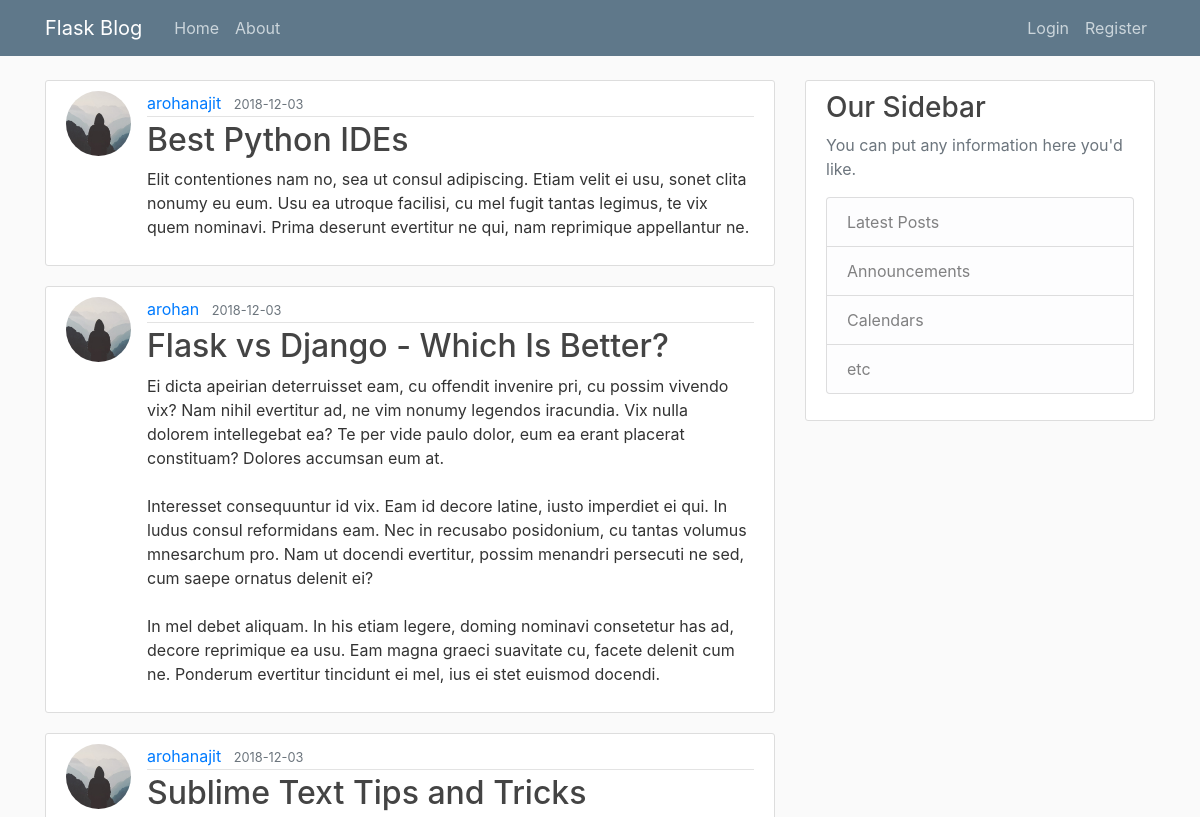
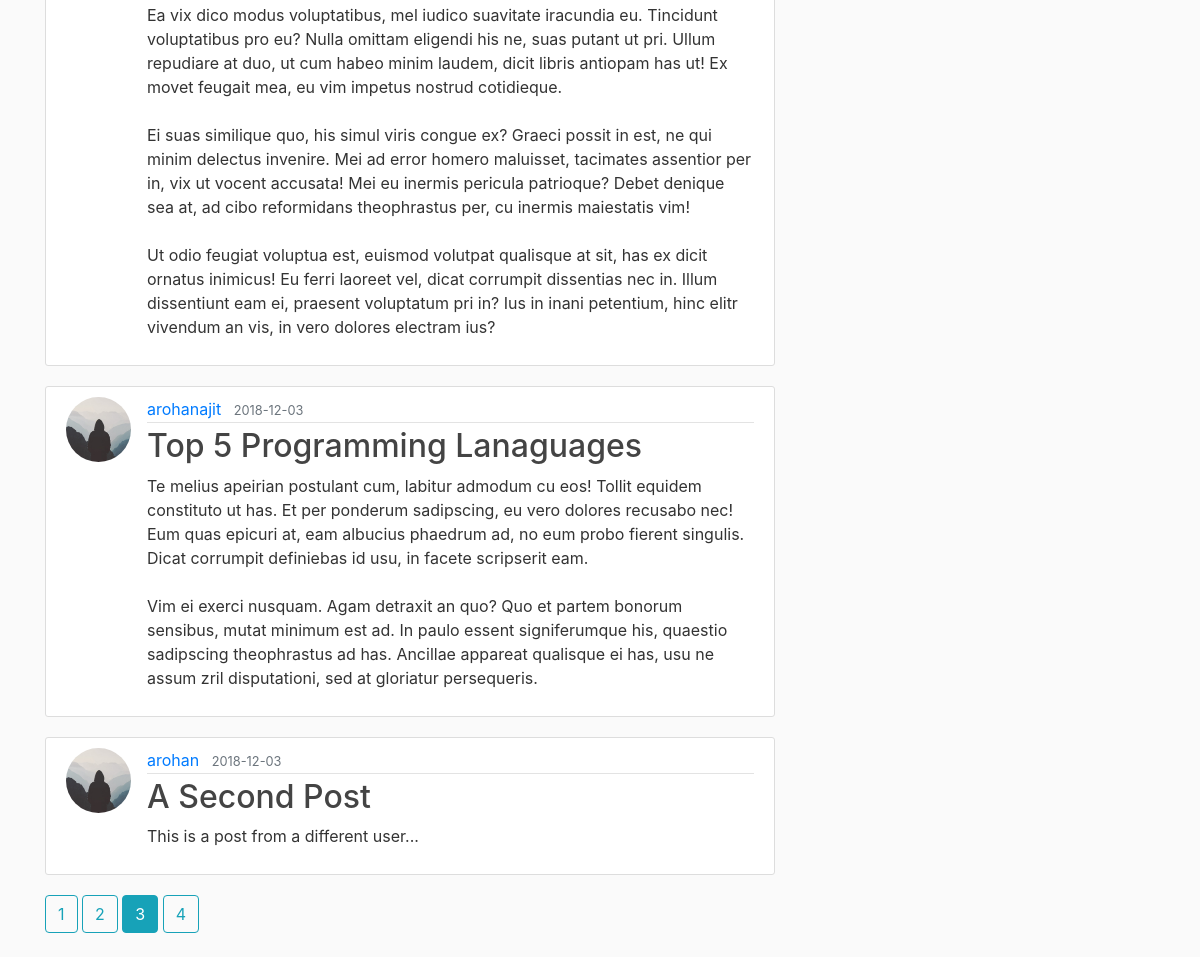
Screenshot of /home?page=3 with the database file from the repository (2 pictures, top to bottom).
### flaskblog/models.py (models this page shows, shortened)
class Post(db.Model):
    id = db.Column(db.Integer, primary_key=True)
    title = db.Column(db.String(100), nullable=False)
    date_posted = db.Column(db.DateTime, nullable=False,
                            default=datetime.utcnow)
    content = db.Column(db.Text, nullable=False)
    user_id = db.Column(db.Integer, db.ForeignKey('user.id'), nullable=False)

class User(db.Model, UserMixin):
    id = db.Column(db.Integer, primary_key=True)
    username = db.Column(db.String(20), unique=True, nullable=False)
    email = db.Column(db.String(120), unique=True, nullable=False)
    image = db.Column(db.String(20), nullable=False,
                           default='default.jpg')
    password = db.Column(db.String(60), nullable=False)
    posts = db.relationship('Post', backref='author', lazy=True)

### flaskblog/main/routes.py (the view)
@main.route("/")
@main.route("/home")
def home():
    page = request.args.get('page', 1, type=int)
    posts = Post.query.order_by(
        Post.date_posted.desc()).paginate(page=page, per_page=5)
    return render_template('home.html', posts=posts)

### flaskblog/templates/home.html
{% extends "layout.html" %}
{% block content %}
    {% for post in posts.items %}
        <article class="media content-section">
            <img class="rounded-circle article-img" src={{ url_for('static', filename='profile_pics/'+post.author.image)}}>
            <div class="media-body">
                <div class="article-metadata">
                    <a class="mr-2" href="{{ url_for('users.user_posts', username = post.author.username) }}">
                                    {{ post.author.username }}</a>
                    <small class="text-muted">{{ post.date_posted.strftime('%Y-%m-%d') }}</small>
                </div>
                <h2><a class="article-title" href="{{ url_for('posts.post', post_id=post.id) }}">{{ post.title }}</a></h2>
                <p class="article-content">{{ post.content }}</p>
            </div>
        </article>
    {% endfor %}
    {% for page_num in posts.iter_pages(left_edge=1, right_edge=1, left_current=1, right_current=2) %}
        {% if page_num %}
            {% if posts.page == page_num %}
                <a class="btn btn-info mb-4" href="{{url_for('main.home',page=page_num)}}">{{ page_num }}</a>
            {% else %}
                <a class="btn btn-outline-info mb-4" href="{{url_for('main.home',page=page_num)}}">{{ page_num }}</a>
            {% endif %}
        {% else %}
            ...
        {% endif %}
    {% endfor %}
{% endblock content %}

### flaskblog/static/main.css (style rules this page uses)
body { background: #fafafa; color: #333333; margin-top: 5rem; }
h1, h2, h3, h4, h5, h6 { color: #444444; }
.content-section { background: #ffffff; padding: 10px 20px; border: 1px solid #dddddd; border-radius: 3px; margin-bottom: 20px; }
.article-title { color: #444444; }
.article-content { white-space: pre-line; }
.article-img { height: 65px; width: 65px; margin-right: 16px; }
.article-metadata { padding-bottom: 1px; margin-bottom: 4px; border-bottom: 1px solid #e3e3e3 }

### rows the page displays
Post: image (placeholder picture), author.username "arohanajit", date_posted "2018-12-03", title "Best Python IDEs", content "Elit contentiones nam no, sea ut consul adipiscing. Etiam velit ei usu, sonet clita nonumy eu eum. Usu ea utroque facilisi, cu mel fugit tantas legimus, te vix quem nominavi. Prima deserunt evertitur ne qui, nam reprimique appellantur ne."
Post: image (placeholder picture), author.username "arohan", date_posted "2018-12-03", title "Flask vs Django - Which Is Better?", content "Ei dicta apeirian deterruisset eam, cu offendit invenire pri, cu possim vivendo vix? Nam nihil evertitur ad, ne vim nonumy legendos iracundia. Vix nulla dolorem intellegebat ea? Te per vide paulo dolor, eum ea erant placerat constituam? Dolores accumsan eum at. Interesset consequuntur id vix. Eam id decore latine, iusto imperdiet ei qui. In ludus consul reformidans eam. Nec in recusabo posidonium, cu tantas volumus mnesarchum pro. Nam ut docendi evertitur, possim menandri persecuti ne sed, cum saepe ornatus delenit ei? In mel debet aliquam. In his etiam legere, doming nominavi consetetur has ad, decore reprimique ea usu. Eam magna graeci suavitate cu, facete delenit cum ne. Ponderum…"
Post: image (placeholder picture), author.username "arohanajit", date_posted "2018-12-03", title "Sublime Text Tips and Tricks", content "Ea vix dico modus voluptatibus, mel iudico suavitate iracundia eu. Tincidunt voluptatibus pro eu? Nulla omittam eligendi his ne, suas putant ut pri. Ullum repudiare at duo, ut cum habeo minim laudem, dicit libris antiopam has ut! Ex movet feugait mea, eu vim impetus nostrud cotidieque. Ei suas similique quo, his simul viris congue ex? Graeci possit in est, ne qui minim delectus invenire. Mei ad error homero maluisset, tacimates assentior per in, vix ut vocent accusata! Mei eu inermis pericula patrioque? Debet denique sea at, ad cibo reformidans theophrastus per, cu inermis maiestatis vim! Ut odio feugiat voluptua est, euismod volutpat qualisque at sit, has ex dicit ornatus inimicus! Eu…"
Post: image (placeholder picture), author.username "arohanajit", date_posted "2018-12-03", title "Top 5 Programming Lanaguages", content "Te melius apeirian postulant cum, labitur admodum cu eos! Tollit equidem constituto ut has. Et per ponderum sadipscing, eu vero dolores recusabo nec! Eum quas epicuri at, eam albucius phaedrum ad, no eum probo fierent singulis. Dicat corrumpit definiebas id usu, in facete scripserit eam. Vim ei exerci nusquam. Agam detraxit an quo? Quo et partem bonorum sensibus, mutat minimum est ad. In paulo essent signiferumque his, quaestio sadipscing theophrastus ad has. Ancillae appareat qualisque ei has, usu ne assum zril disputationi, sed at gloriatur persequeris."
Post: image (placeholder picture), author.username "arohan", date_posted "2018-12-03", title "A Second Post", content "This is a post from a different user..."

### other values shown
{{ page_num }} "1" "2" "4"
{{ page_num }} "3"
